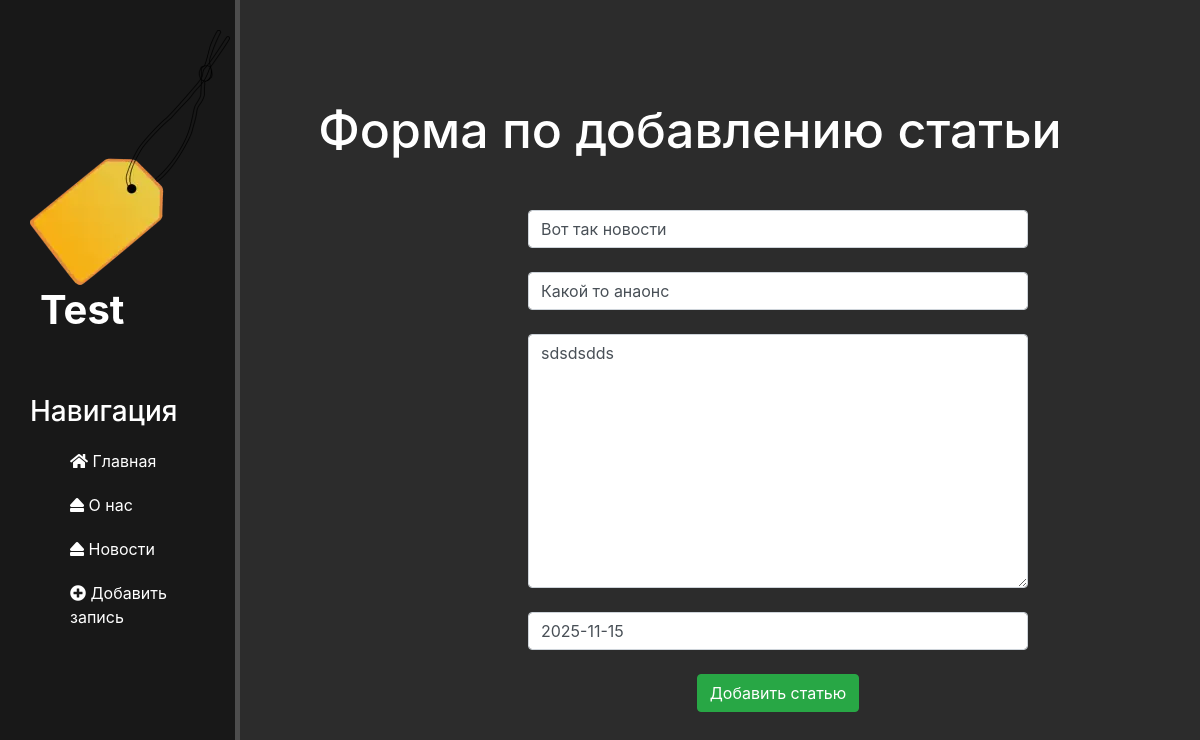
/news/5/update, run on the app's committed database.
### news/models.py (models this page shows, shortened)
class Articles(models.Model):
    title = models.CharField('Название', max_length=50)
    anons = models.CharField('Анонс', max_length=250)
    full_text = models.TextField('Статья')
    date = models.DateTimeField('Дата публикации')
    class Meta:
        verbose_name = 'Новость'
        verbose_name_plural = 'Новости'

### news/views.py (the view)
# urls.py: path('/<int:pk>/update', views.NewsUpdateView.as_view(), name='news-update'),
class NewsUpdateView(UpdateView):
    model = Articles
    template_name = 'news/create.html'
    form_class = ArticlesForm

### news/forms.py
class ArticlesForm(ModelForm):
    class Meta:
        model = Articles
        fields = ['title', 'anons', 'full_text', 'date']
        widgets = {
            'title': TextInput(attrs={
                'class': 'form-control',
                'placeholder': 'Название статьи'
            }),
            'anons': TextInput(attrs={
                'class': 'form-control',
                'placeholder': 'Анонс статьи'
            }),
            'date': DateInput(attrs={
                'class': 'form-control',
                'placeholder': 'Дата публикации',
            }),
            'full_text': Textarea(attrs={
                'class': 'form-control',
                'placeholder': 'Текст статьи'
            })
        }

### news/templates/news/create.html (shortened to what this page needs)
{% extends 'main/layout.html' %}
{% block content %}
    <div class="features">
        <h1>Форма по добавлению статьи</h1>
        <form method="post">
            {{ form.title }}<br>
            {{ form.anons }}<br>
            {{ form.full_text }}<br>
            {{ form.date }}<br>
            <button class="btn btn-success" type="submit">Добавить статью</button>
        </form>
    </div>
{% endblock %}

### main/static/main/css/main.css (style rules this page uses)
body { background: #2c2c2c; }
main .features { float: left; color: #fff; margin-top: 100px; text-align: center; width: 75%; }
main .features h1 { font-size: 50px; }
form { margin-left: 32%; width: 500px; margin-top: 50px; }

### data on the page
Articles: title "Вот так новости", anons "Какой то анаонс", full_text "sdsdsdds", date "2025-11-15"
